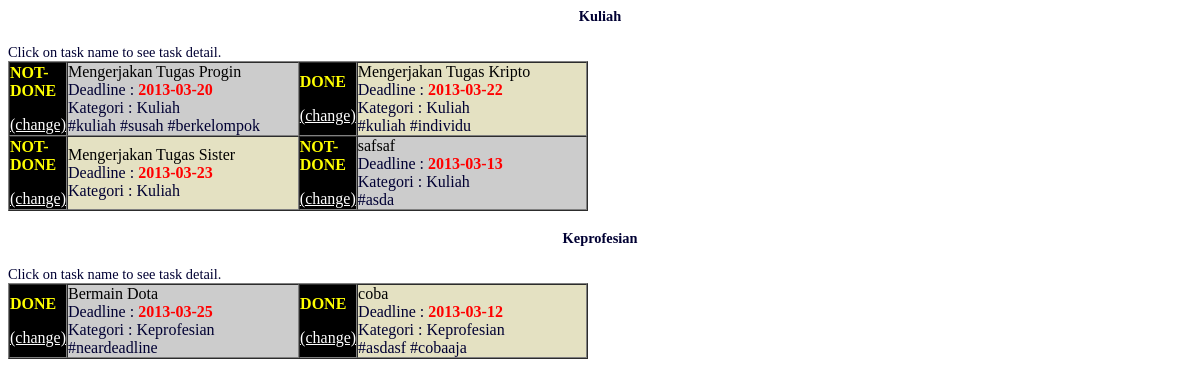
Screenshot of /src/kategori.php with the database file from the repository.
### tables this page shows
CREATE TABLE IF NOT EXISTS `category` (
  `categoryID` varchar(30) NOT NULL,
  `categoryname` varchar(30) NOT NULL,
  `creatorID` varchar(25) NOT NULL,
  PRIMARY KEY (`categoryID`)
);

CREATE TABLE IF NOT EXISTS `task` (
  `taskID` varchar(30) NOT NULL,
  `categoryID` varchar(30) NOT NULL,
  `username` varchar(30) NOT NULL,
  `taskname` varchar(30) NOT NULL,
  `status` int(11) NOT NULL,
  `deadline` date NOT NULL,
  PRIMARY KEY (`taskID`),
  KEY `task_ibfk_1` (`categoryID`),
  KEY `task_ibfk_2` (`username`)
);

CREATE TABLE IF NOT EXISTS `tag` (
  `taskID` varchar(30) NOT NULL,
  `tagname` varchar(30) NOT NULL,
  KEY `tag_ibfk_2` (`taskID`)
);

### model/DBGetter.php (called while the page is built, shortened)
<?php
    class DBGetter {
		public function getCategoriesFromUsername($username) {
			$db = mysqli_connect($GLOBALS['host'], $GLOBALS['username'], $GLOBALS['password'], $GLOBALS['dbname']);
			$format = "SELECT DISTINCT * FROM `category_user` WHERE `username` = '%s';";
			$stmt = sprintf($format, $username);
			$result = mysqli_query($db, $stmt);
			$categories = array();
			while($row = $result->fetch_row()) {
				$categories[] = new Category($row[0]);
			}
			return $categories;
		}
		public function getTagsFromTaskID($taskid) {
			$db = mysqli_connect($GLOBALS['host'], $GLOBALS['username'], $GLOBALS['password'], $GLOBALS['dbname']);
			$format = "SELECT * FROM `tag` WHERE `taskID` = '%s';";
			$stmt = sprintf($format, $taskid);
			$result = mysqli_query($db, $stmt);
			$tags = array();
			while($row = $result->fetch_row()) {
				$tags[] = new Tag($row[0], $row[1]);
			}
			return $tags;
		}
		public function getTasksFromCategory($categoryid) {
			$db = mysqli_connect($GLOBALS['host'], $GLOBALS['username'], $GLOBALS['password'], $GLOBALS['dbname']);
			$format = "SELECT * FROM `task` WHERE `categoryID` = '%s';";
			$stmt = sprintf($format, $categoryid);
			$result = mysqli_query($db, $stmt);
			$tasks = array();
			while($row = $result->fetch_row()) {
				$tasks[] = new Task($row[0]);
			}
			return $tasks;
		}
    }
?>

### model/Category.php (called while the page is built, shortened)
<?php
    class Category implements BaseModel {
		function __construct($id) {
			$db = mysqli_connect($GLOBALS['host'], $GLOBALS['username'], $GLOBALS['password'], $GLOBALS['dbname']);
			$format = "SELECT * FROM `category` WHERE `categoryID` = '%s';";
			$stmt = sprintf($format, $id);
			$result = mysqli_query($db, $stmt);
			if(mysqli_num_rows($result) > 0) {
				$row = $result->fetch_row();
			}
		}
		public function setData($name, $creatorID) {
			$this->name = $name;
		}
	}
?>

### model/Task.php (called while the page is built, shortened)
<?php
    class Task implements BaseModel {
		function __construct($id) {
			$db = mysqli_connect($GLOBALS['host'], $GLOBALS['username'], $GLOBALS['password'], $GLOBALS['dbname']);
			$format = "SELECT * FROM `task` WHERE `taskID` = '%s';";
			$stmt = sprintf($format, $id);
			$result = mysqli_query($db, $stmt);
			if(mysqli_num_rows($result) > 0) {
				$row = $result->fetch_row();
			}
			$this->id = $id;
		}
		public function setData($categoryID, $username, $taskname, $status, $deadline) {
			$this->categoryID = $categoryID;
			$this->taskname = $taskname;
			$this->status = $status;
			$this->deadline = $deadline;
    	}
		public function getCategory() {
			return new Category($this->categoryID);
		}
		public function getTags() {
			$dbg = new DBGetter();
			return $dbg->getTagsFromTaskID($this->id);
		}
		var $id;
		var $categoryID;
	}
?>

### model/Tag.php (called while the page is built, shortened)
<?php
    class Tag implements BaseModel {
		function __construct($taskid, $tagname) {
			$this->tagname = $tagname;
		}
	}
?>

### src/kategori.php (the view, shortened to what this page needs)
<?php
	if(isset($_GET['action'])) {
		if($_GET['action'] == 'changestatus') {
			$task = new Task($_GET['taskID']);
			$task->status = $task->status ^ 1;
			$task->editOnDB();
		}
		printAllCategories();
	} else if(isset($_GET['categoryID'])) {
		printCategory(new Category($_GET['categoryID']));
	} else {
		printAllCategories();
	}
?>
<!DOCTYPE html>
<head>
<link rel='stylesheet' type="text/css" href="../style/Design.css"/>
</head>
<body class="categoryfont">
</body>
</html>
<?php
	function printCategory($category) {
		$dbg = new DBGetter();
		$tasks = $dbg->getTasksFromCategory($category->id);
		printf('<h4 align="center">%s</h4>', $category->name);
    	printf('Click on task name to see task detail.');
		printf('<table width="580" border="1" cellspacing="0" cellpadding="0">');
		$i = 0;
		$lim = (sizeof($tasks) % 2 == 0) ? sizeof($tasks) : sizeof($tasks) - 1 ;
		for(; $i < ($lim / 2); $i++) {
			printf("<tr>\n");
			for($j = 0; $j < 2; $j++) {
				$task = $tasks[$i * 2 + $j];
				printf('<td width="26" class="black"><p class="kategori_status">%s</p>
					<a class="kategori_statuschange" href="kategori.php?action=changestatus&taskID=%d">(change)</a></td>',
					($task->status == 1) ? "DONE" : "NOT-DONE", $task->id);
				printf('<td width="264" class="%s"><a href="rinciantugas.php?taskid=%s" target="_parent" class="ordintext">%s</a><br />',
						(($i + $j) % 2 == 0) ? 'blue' : 'green', $task->id, $task->taskname);
				printf('Deadline : <b class="redtext">%s</b><br />', $task->deadline);
				printf('Kategori : %s<br />', $task->getCategory()->name);
				$tags = $task->getTags();
				foreach ($tags as $key => $value) {
					printf('#%s ', $value->tagname);
				}
				printf('</td>');
			}
			printf("</tr>\n");
		}
		printf('</table>');
	}
	function printAllCategories() {
		$dbg = new DBGetter();
		$categories = $dbg->getCategoriesFromUsername('gmochid2');
		foreach ($categories as $category) {
			printCategory($category);
		}
	}
?>

### style/Design.css (style rules this page uses)
.categoryfont { font-family:Tahoma; color:#003; font-size:0.9em; background-color:#FFF }
.green { background-color:#E4E1C2; }
.black { background-color:#000; }
.blue { background-color:#CCC; }
.redtext { color:#F00; }
.ordintext { text-decoration:none; color:#000; }
.kategori_status { font-family: "Arial Narrow"; color: #FFFF00; font-weight: bolder; }
.kategori_statuschange { font-family: "Arial Narrow"; color: #FFFFFF; }

### rows the page displays
category: categoryname "Kuliah"
task: status "NOT-DONE", taskname "Mengerjakan Tugas Progin", deadline "2013-03-20", categoryID.creatorID "Kuliah"
tag: tagname "kuliah"
tag: tagname "susah"
tag: tagname "berkelompok"
task: status "DONE", taskname "Mengerjakan Tugas Kripto", deadline "2013-03-22", categoryID.creatorID "Kuliah"
tag: tagname "kuliah"
tag: tagname "individu"
task: status "NOT-DONE", taskname "Mengerjakan Tugas Sister", deadline "2013-03-23", categoryID.creatorID "Kuliah"
task: status "NOT-DONE", taskname "safsaf", deadline "2013-03-13", categoryID.creatorID "Kuliah"
tag: tagname "asda"
category: categoryname "Keprofesian"
task: status "DONE", taskname "Bermain Dota", deadline "2013-03-25", categoryID.creatorID "Keprofesian"
tag: tagname "neardeadline"
task: status "DONE", taskname "coba", deadline "2013-03-12", categoryID.creatorID "Keprofesian"
tag: tagname "asdasf"
tag: tagname "cobaaja"
